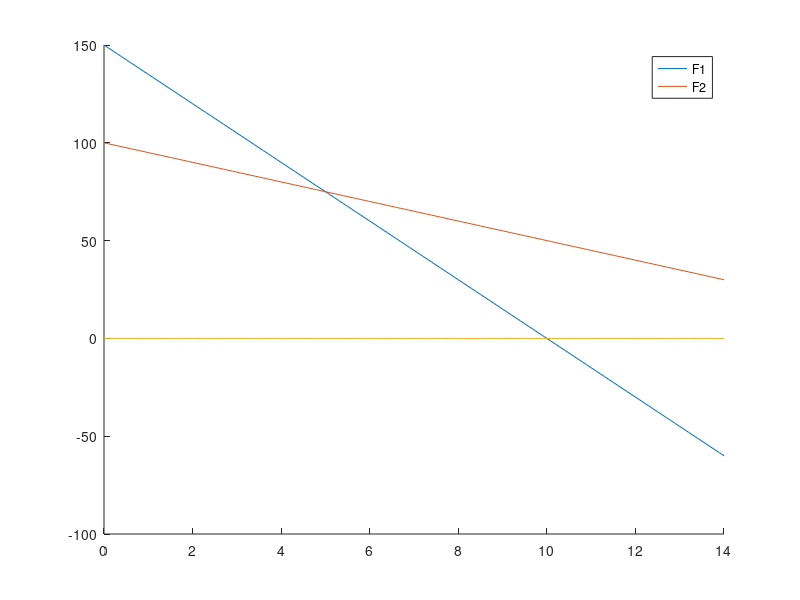

This chart was generated by the following MATLAB code:
close all;clear all;clc;

k1=5;
k2=15;

r0=5;

r=0:0.1:14;

F1=k2*(2*r0-r);
%F2=k1*(k2/k1*r0-r);
F2=k1*((k1+k2)/k1*r0-r);

figure(1);
hold on;
plot(r,F1);
plot(r,F2);
n=length(r);
plot(r,zeros(1,n))

legend('F1','F2');
